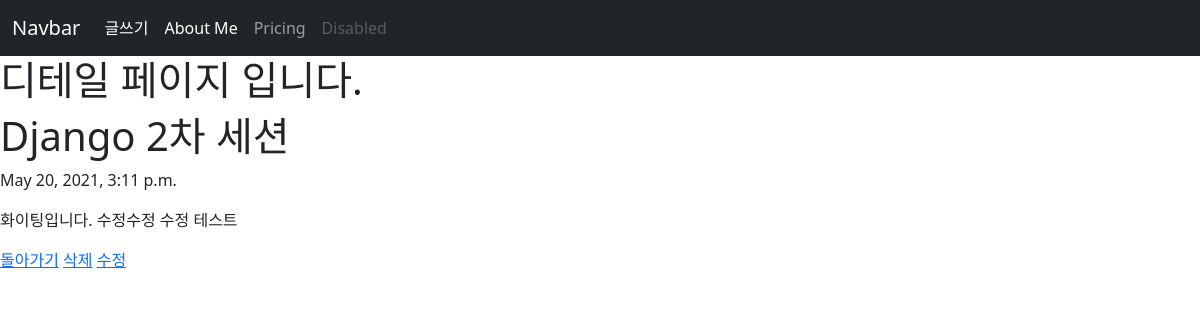
Page /blog/3/ on the committed database.
### blog/models.py (models this page shows, shortened)
class Blog(models.Model):
    title = models.CharField(max_length=200)
    pub_date = models.DateTimeField('date published')
    body = models.TextField(null=True)

### blog/views.py (the view)
# urls.py: path('blog/<int:blog_id>/',blog.views.detail,name='detail'),
def detail(request, blog_id):
    blog_detail = Blog.objects.get(id = blog_id)
    return render(request, 'detail.html',{'blog':blog_detail})

### blog/templates/detail.html (shortened to what this page needs)
<!DOCTYPE html>
<html lang="en">
<head>
    <link href="https://cdn.jsdelivr.net/npm/bootstrap@5.0.1/dist/css/bootstrap.min.css" rel="stylesheet">
</head>
<body>
    <nav class="navbar navbar-expand-lg navbar-dark bg-dark">
        <div class="container-fluid">
          <a class="navbar-brand" href="{% url 'home' %}">Navbar</a>
          <div class="collapse navbar-collapse" id="navbarNav">
            <ul class="navbar-nav">
              <li class="nav-item">
                <a class="nav-link active" aria-current="page" href="{% url 'new' %}">글쓰기</a>
              </li>
              <li class="nav-item">
                <a class="nav-link active" href="{% url 'aboutme' %}">About Me</a>
              </li>
              <li class="nav-item">
                <a class="nav-link" href="#">Pricing</a>
              </li>
              <li class="nav-item">
                <a class="nav-link disabled" href="#" tabindex="-1" aria-disabled="true">Disabled</a>
              </li>
            </ul>
          </div>
        </div>
      </nav>
      <h1>디테일 페이지 입니다.</h1>
      <h1>{{blog.title}}</h1>
      <p>{{blog.pub_date}}</p>
      <p>{{blog.body}}</p>
      <a href="{% url 'home' %}">돌아가기</a>
      <a href="{% url 'delete' blog.id %}">삭제</a>
      <a href="{% url 'edit' blog.id %}">수정</a>
</body>
</html>

### rows in the picture
Blog: title "Django 2차 세션", pub_date "May 20, 2021, 3:11 p.m.", body "화이팅입니다. 수정수정 수정 테스트"
